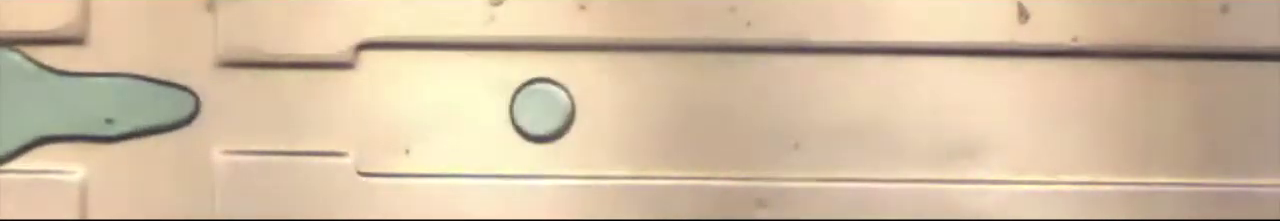
#> input picture img/sample-1.png, 1280 x 221 px
$ python -i channel_detector.py   (imports and definitions only)
#> lines starting #> are read from the running program, lines starting #| are printed output that depends on the picture; after the words box and inside, x2 and y2 are one past the last pixel; in counts of white or black regions, pixels touching at a corner belong together
#> further down, picture is the input picture: shape (221, 1280, 3); mean B, G, R 162.7, 190, 211.5
"""
Channel Detection for Microfluidic Images

Detects the microfluidic channel region to constrain particle detection
and eliminate false positives from watermarks and artifacts.

Uses conventional computer vision techniques - no ML required.
"""

import cv2
import numpy as np
from typing import Tuple, Optional, Dict


class ChannelDetector:
    """
    Detects microfluidic channel boundaries in microscopy images.

    Supports multiple detection strategies with automatic fallback.
    """

    def __init__(self,
                 min_aspect_ratio: float = 8.0,
                 min_area_ratio: float = 0.15,
                 margin_pixels: int = 10):
        """
        Initialize channel detector.

        Args:
            min_aspect_ratio: Minimum width/height ratio for valid channel
            min_area_ratio: Minimum fraction of image area channel must occupy
            margin_pixels: Safety margin to add around detected bounds
        """
        self.min_aspect_ratio = min_aspect_ratio
        self.min_area_ratio = min_area_ratio
        self.margin_pixels = margin_pixels

        self.channel_bounds = None  # (x_min, y_min, x_max, y_max)
        self.detection_method = None
        self.confidence = 0.0

    def detect_channel(self, image: np.ndarray, method: str = 'auto') -> Optional[Tuple[int, int, int, int]]:
        """
        Detect channel boundaries in image.

        Args:
            image: Input image (color or grayscale)
            method: 'auto', 'morphological', 'hough', or 'profile'

        Returns:
            Tuple of (x_min, y_min, x_max, y_max) or None if detection failed
        """
#> called with method = 'auto'
        # Convert to grayscale if needed
        if len(image.shape) == 3:
            gray = cv2.cvtColor(image, cv2.COLOR_BGR2GRAY)
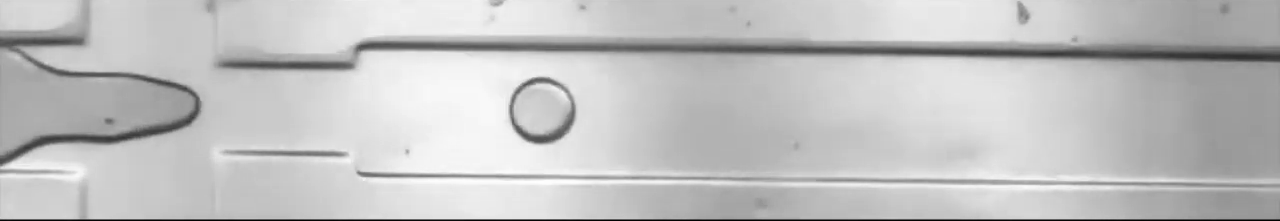
#> gray: shape (221, 1280); min 0, max 254, mean 193.2
        else:
            gray = image

        h, w = gray.shape
#> h = 221; w = 1280

        if method == 'auto':
            # Try methods in order of robustness
            bounds = self._detect_morphological(gray)
            if bounds:
                self.detection_method = 'morphological'
                self.channel_bounds = bounds
                return bounds

            bounds = self._detect_profile(gray)
            if bounds:
                self.detection_method = 'profile'
                self.channel_bounds = bounds
                return bounds

            bounds = self._detect_hough(gray)
            if bounds:
                self.detection_method = 'hough'
                self.channel_bounds = bounds
                return bounds

            # Fallback: use middle 60% of image
            self.detection_method = 'fallback'
            margin_y = int(h * 0.2)
            bounds = (0, margin_y, w, h - margin_y)
            self.channel_bounds = bounds
            self.confidence = 0.3
            return bounds

        elif method == 'morphological':
            return self._detect_morphological(gray)
        elif method == 'hough':
            return self._detect_hough(gray)
        elif method == 'profile':
            return self._detect_profile(gray)
        else:
            raise ValueError(f"Unknown method: {method}")

    def _detect_morphological(self, gray: np.ndarray) -> Optional[Tuple[int, int, int, int]]:
        """
        Detect channel using morphological operations.

        Strategy:
        1. Threshold image
        2. Morphological closing to fill channel
        3. Find largest horizontal rectangle
        """
        h, w = gray.shape
#> h = 221; w = 1280

        # Otsu threshold
        _, binary = cv2.threshold(gray, 0, 255, cv2.THRESH_BINARY + cv2.THRESH_OTSU)
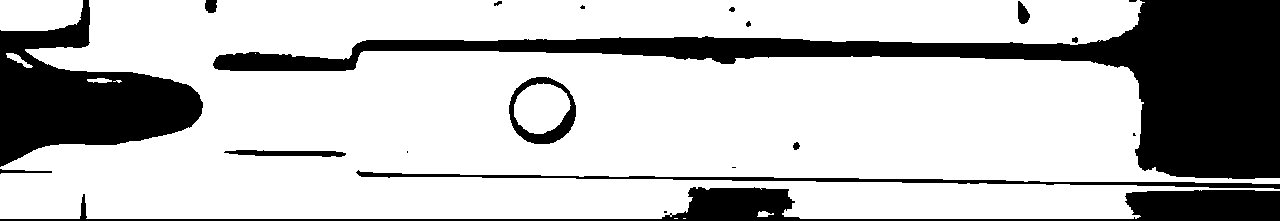
#> binary: shape (221, 1280); 74.6% white; 20 black regions (6 under 20 px), largest, box (x1, y1, x2, y2) and area: (213, 0, 1280, 179) 39807, (0, 0, 203, 167) 16430, (0, 187, 1280, 221) 10038

        # Try both normal and inverted (channel could be dark or light)
        for img in [binary, 255 - binary]:
            # Morphological closing to fill channel
            kernel_h = cv2.getStructuringElement(cv2.MORPH_RECT, (w // 10, 3))
            closed = cv2.morphologyEx(img, cv2.MORPH_CLOSE, kernel_h)

            # Find contours
            contours, _ = cv2.findContours(closed, cv2.RETR_EXTERNAL, cv2.CHAIN_APPROX_SIMPLE)

            for contour in contours:
                # Get bounding rectangle
                x, y, cw, ch = cv2.boundingRect(contour)

                # Check criteria
                aspect_ratio = cw / ch if ch > 0 else 0
                area_ratio = (cw * ch) / (w * h)

                if aspect_ratio > self.min_aspect_ratio and area_ratio > self.min_area_ratio:
                    # Add margin
                    x_min = max(0, x - self.margin_pixels)
                    y_min = max(0, y - self.margin_pixels)
                    x_max = min(w, x + cw + self.margin_pixels)
                    y_max = min(h, y + ch + self.margin_pixels)

                    self.confidence = min(1.0, area_ratio / 0.5)  # Higher area = higher confidence
                    return (x_min, y_min, x_max, y_max)
#> this loop made 2 passes
#> pass 1, in _detect_morphological, `closed = cv2.morphologyEx(img, cv2.MORPH_CLOSE, kernel_h)`:
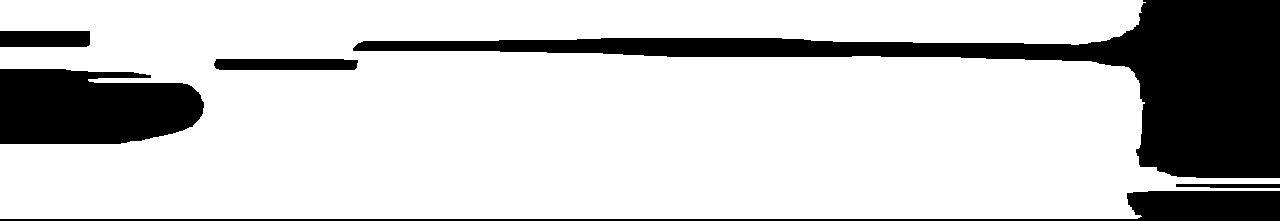
#> closed: shape (221, 1280); 78.8% white; 6 black regions, box (x1, y1, x2, y2) and area: (353, 0, 1280, 178) 36891, (0, 69, 204, 144) 13034, (0, 191, 1280, 221) 6699, (214, 59, 358, 70) 1545, (0, 31, 90, 47) 1436, (1176, 184, 1280, 188) 382
#> pass 2, in _detect_morphological, `closed = cv2.morphologyEx(img, cv2.MORPH_CLOSE, kernel_h)`:
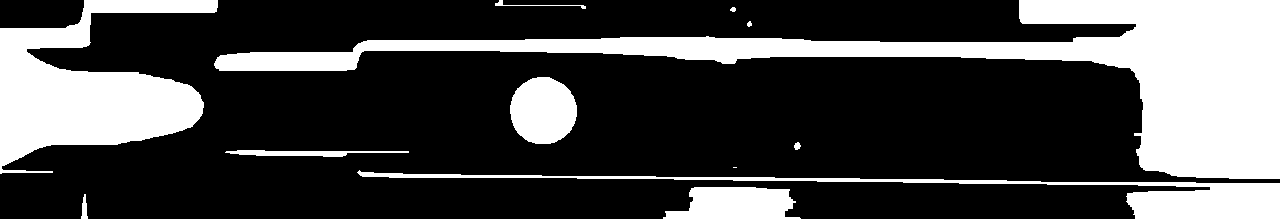
#> closed: shape (221, 1280); 28.5% white; 10 white regions (1 under 20 px), largest, box (x1, y1, x2, y2) and area: (214, 0, 1280, 179) 43680, (0, 0, 218, 174) 18821, (0, 170, 1280, 221) 13659

        return None

    # [176 lines left out: functions _detect_hough, _detect_profile, get_roi_mask, get_info, not called in this run]

>>> import cv2
>>> picture = cv2.imread('../img/sample-1.png')
>>> result = ChannelDetector().detect_channel(picture)
#> in detect_channel, `bounds = self._detect_morphological(gray)`: bounds = (0, 160, 1280, 221)
#> result = (0, 160, 1280, 221)

$ run again, on img/sample-10.png
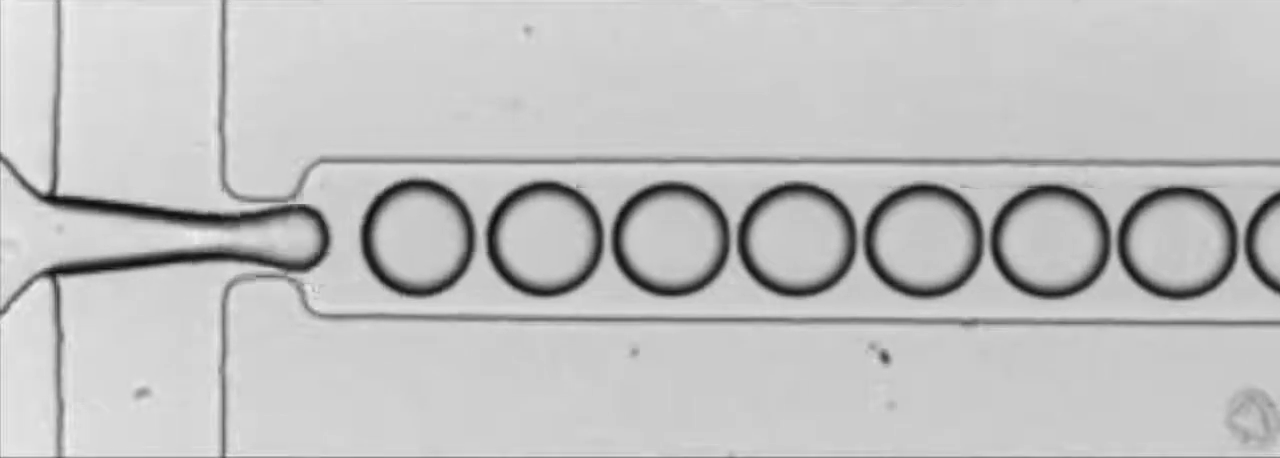
#> input picture img/sample-10.png, 1280 x 458 px
#> picture is the input picture: shape (458, 1280, 3); min 12, max 238, mean 193.2
#> in _detect_morphological, `_, binary = cv2.threshold(gray, 0, 255, cv2.THRESH_BINARY + cv2.THRESH..`:
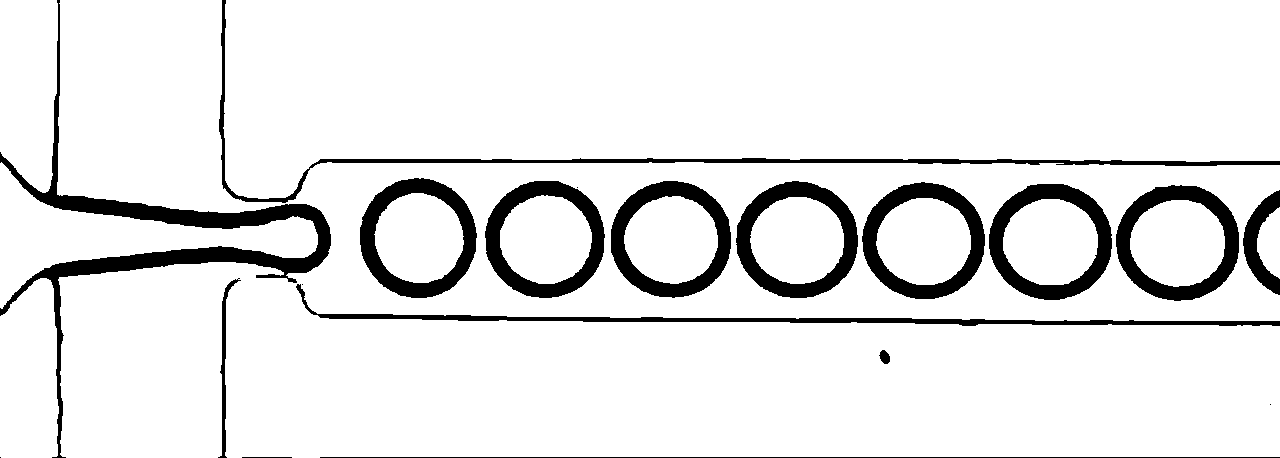
#> binary: shape (458, 1280); 90.3% white; 19 black regions (4 under 20 px), largest, box (x1, y1, x2, y2) and area: (0, 0, 331, 458) 11150, (219, 0, 1280, 203) 4905, (989, 184, 1112, 300) 4804
#> the loop in _detect_morphological, `for img in [binary, 255 - binary]:` made 2 passes
#> pass 2, in _detect_morphological, `closed = cv2.morphologyEx(img, cv2.MORPH_CLOSE, kernel_h)`:
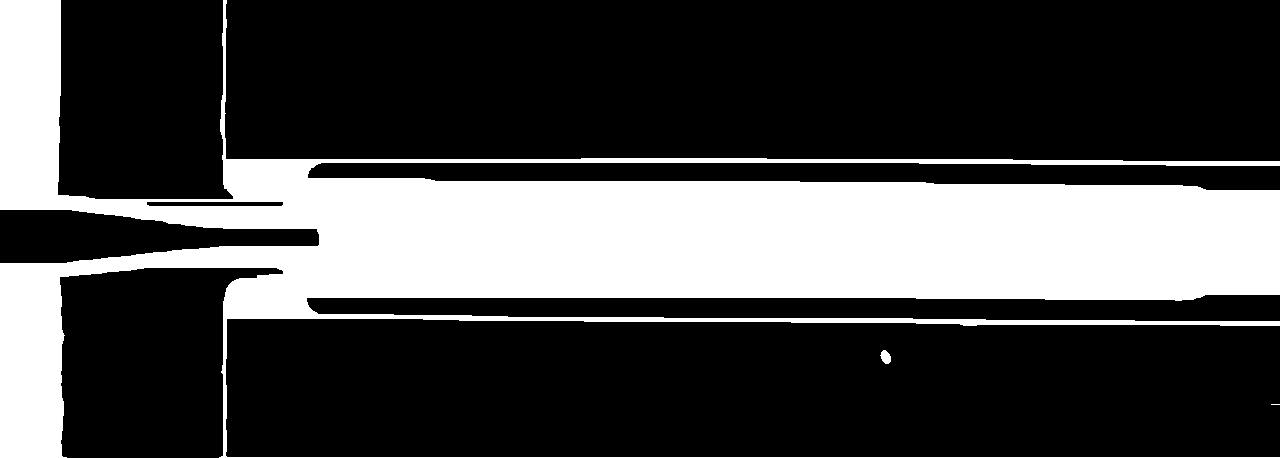
#> closed: shape (458, 1280); 28.2% white; 3 white regions (1 under 20 px), largest, box (x1, y1, x2, y2) and area: (0, 0, 1280, 458) 165264, (880, 350, 891, 364) 108
#> profile = 458 values, max 213.8 at index 1, min 140.4 at index 457, mean 193.2
#> profile_smooth has the same summary as profile
#> after the loop in _detect_profile, `for i in range(h):`: variance_profile = 458 values, max 643.4 at index 188, min 0.123 at index 130, mean 126.6
#> threshold = 28.5
#> num_labels = 4; labels = 458 values, max 3 at index 436, min 0 at index 0, mean 0.751
#> the loop in _detect_profile, `for label in range(1, num_labels):` made 3 passes
#> after the loop in _detect_profile, `for label in range(1, num_labels):`: largest_label = 1; largest_size = 136
#> y_indices = 136 values from 137 to 272
#> y_min = 127
#> y_max = 282
#> channel_height = 155
#> area_ratio = 0.338
#> bounds = (0, 127, 1280, 282)

$ run again, on img/sample-11.png
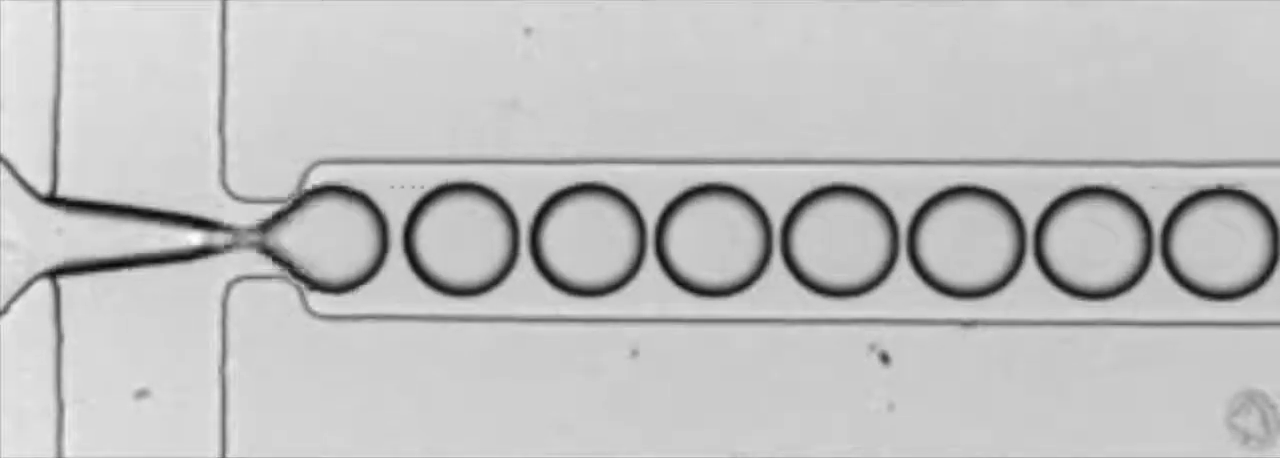
#> input picture img/sample-11.png, 1280 x 458 px
#> picture is the input picture: shape (458, 1280, 3); min 8, max 255, mean 193.3
#> in _detect_morphological, `_, binary = cv2.threshold(gray, 0, 255, cv2.THRESH_BINARY + cv2.THRESH..`:
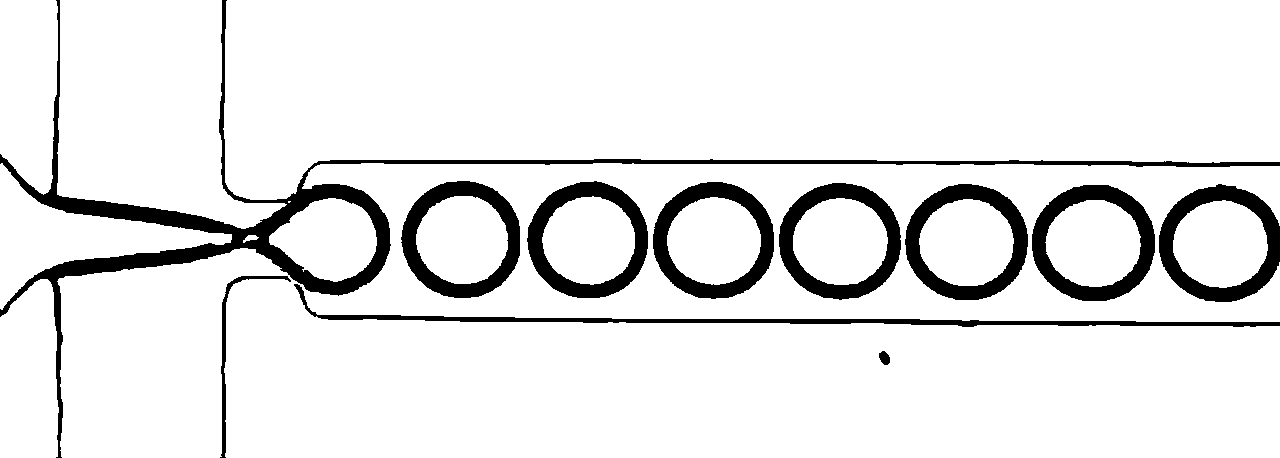
#> binary: shape (458, 1280); 90.3% white; 11 black regions, largest, box (x1, y1, x2, y2) and area: (0, 0, 1280, 458) 17879, (1032, 185, 1155, 301) 4868, (1159, 184, 1280, 302) 4809
#> the loop in _detect_morphological, `for img in [binary, 255 - binary]:` made 2 passes
#> pass 2, in _detect_morphological, `closed = cv2.morphologyEx(img, cv2.MORPH_CLOSE, kernel_h)`:
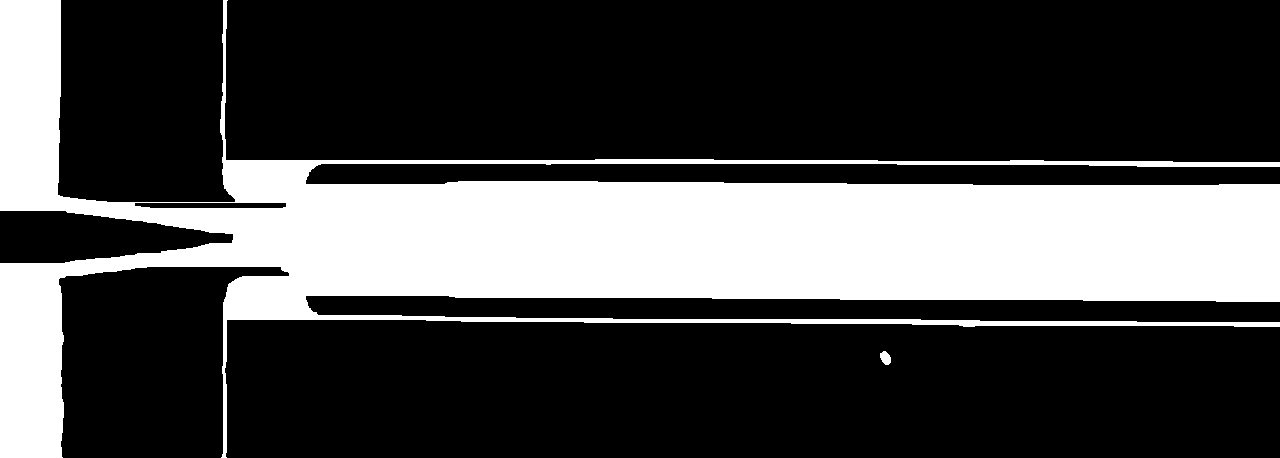
#> closed: shape (458, 1280); 28.2% white; 2 white regions, box (x1, y1, x2, y2) and area: (0, 0, 1280, 458) 165233, (880, 351, 891, 365) 112
#> profile = 458 values, max 212.9 at index 7, min 139.6 at index 193, mean 193.3
#> profile_smooth has the same summary as profile
#> after the loop in _detect_profile, `for i in range(h):`: variance_profile = 458 values, max 737 at index 188, min 0.139 at index 391, mean 124.9
#> threshold = 15.44
#> num_labels = 4; labels = 458 values, max 3 at index 441, min 0 at index 1, mean 1.03
#> the loop in _detect_profile, `for label in range(1, num_labels):` made 3 passes
#> after the loop in _detect_profile, `for label in range(1, num_labels):`: largest_label = 2; largest_size = 211
#> y_indices = 211 values from 137 to 347
#> y_min = 127
#> y_max = 357
#> channel_height = 230
#> area_ratio = 0.502
#> bounds = (0, 127, 1280, 357)
